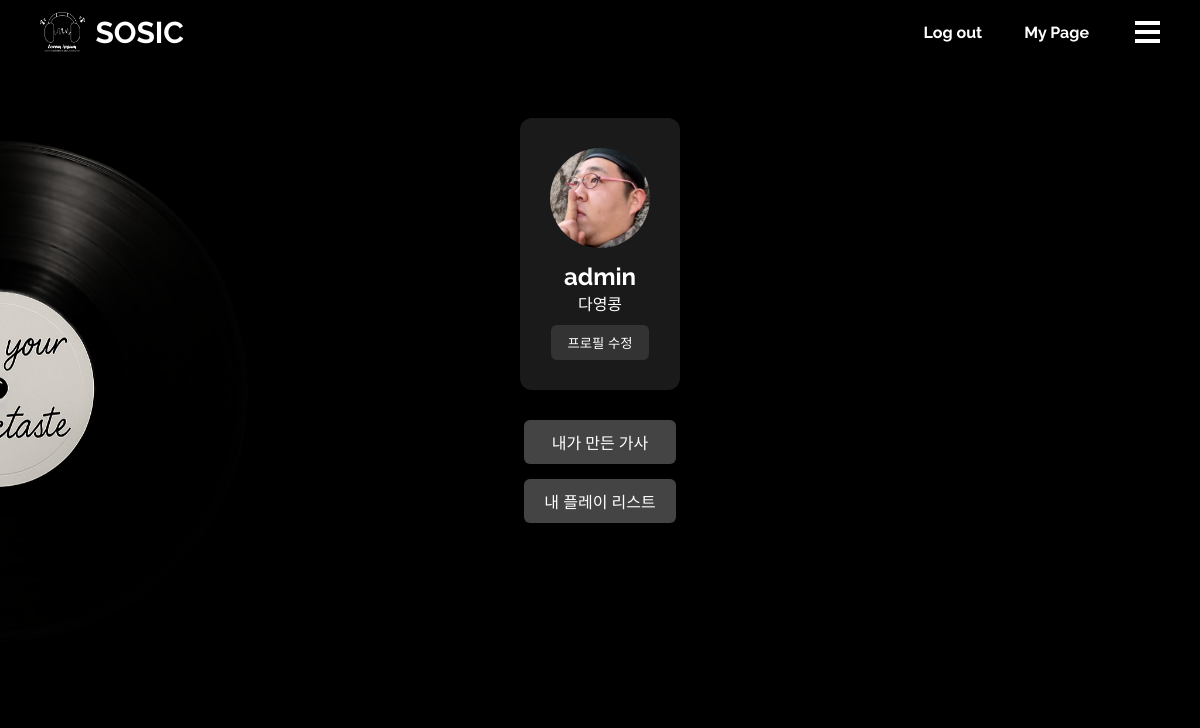
The page /accounts/mypage/ (signed in) on the database as committed earlier.
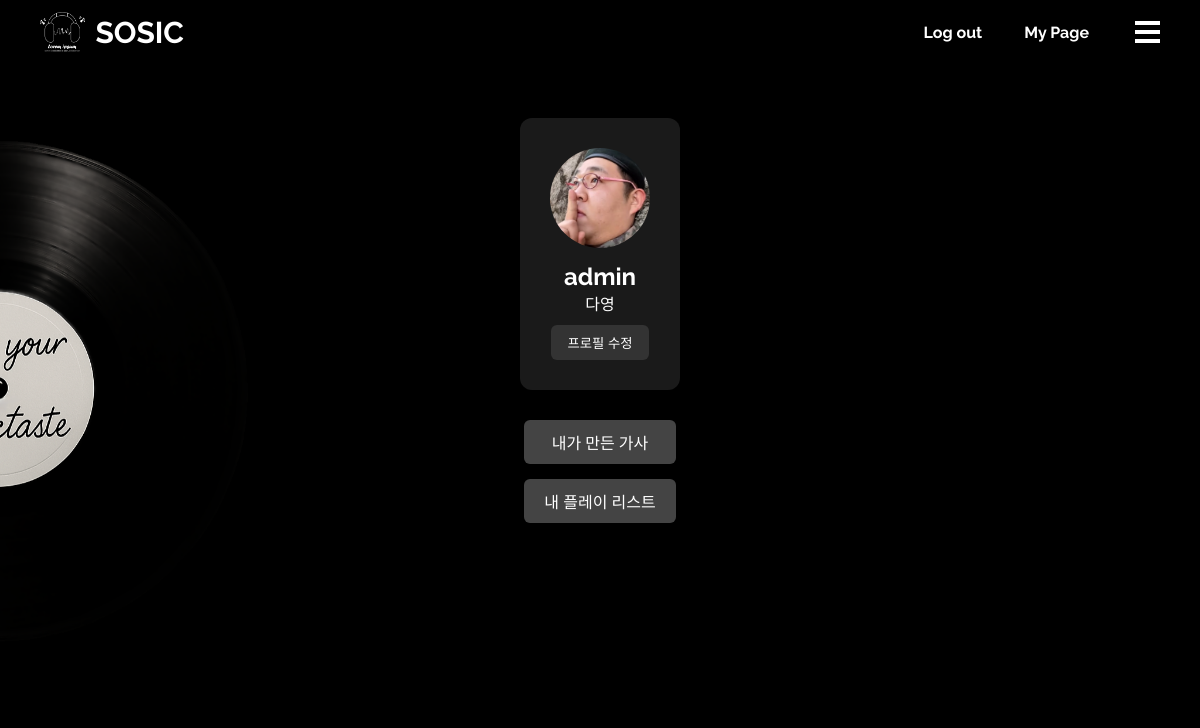
The same page on the database as committed later.
### accounts/models.py (models this page shows, shortened)
class CustomUser(AbstractUser):
    nickname = models.CharField(max_length=50, unique=True, blank=True, null=True)
    birthday = models.DateField(null=True, blank=True)
    phone_number = models.CharField(max_length=15, blank=True, null=True)
    profile_picture = models.CharField(
        max_length=100,
        choices=[
            ('profile1.png', '프로필1'),
            ('profile2.png', '프로필2'),
            ('profile3.png', '프로필3'),
            ('profile4.png', '프로필4'),
            ('profile5.png', '프로필5'),
        ],
        default='profile1.png'
    )

### mypage/views.py (the view)
# urls.py: path('mypage/', include('mypage.urls')),  # mypage 앱의 URL을 추가
@login_required
def mypage(request):
    user = request.user
    if request.method == 'POST':
        form = CustomUserChangeForm(request.POST, instance=user)
        if form.is_valid():
            try:
                user.nickname = form.cleaned_data['nickname']
                user.birthday = form.cleaned_data['birthday']
                user.phone_number = form.cleaned_data['phone_number']
                user.profile_picture = form.cleaned_data['profile_picture']
                user.save()
                messages.success(request, '프로필이 성공적으로 저장되었습니다.')
                return redirect('mypage')
            except IntegrityError:
                form.add_error('nickname', '이미 존재하는 닉네임입니다.')
        else:
            messages.error(request, '입력값을 다시 확인해주세요.')
        return render(request, 'mypage.html', {'form': form})
    else:
        form = CustomUserChangeForm(instance=user)
        return render(request, 'mypage.html', {'form': form})

### mypage/templates/mypage.html (shortened to what this page needs)
{% extends 'base.html' %}
{% load static %}
{% block extra_head %}
<link rel="stylesheet" href="{% static 'css/main.css' %}">
<link rel="stylesheet" href="{% static 'css/mypage.css' %}">
{% endblock %}
{% block content %}
<div class="mypage-container">
  <div class="profile-box">
    {% if form.profile_picture.value %}
      <img src="{% static 'images/profiles/'|add:form.profile_picture.value %}" alt="Profile Picture" class="profile-picture">
    {% else %}
      <img src="{% static 'images/logo-black.png' %}" alt="Default Picture" class="profile-picture">
    {% endif %}
    <h2>{{ form.username.value }}</h2>
    <p class="nickname-display">{{ form.nickname.value }}</p>
    <button id="openPasswordBtn" class="edit-profile-btn">프로필 수정</button>
  </div>
  <div class="link-buttons">
    <a href="{% url 'lyrics_root' %}" class="mypage-link-btn">내가 만든 가사</a>
    <a href="/music/" class="mypage-link-btn">내 플레이 리스트</a>
  </div>
</div>
{% endblock %}

Rows that differ between the two databases and show on the page:
changed CustomUser "admin": nickname.value "다영콩" → "다영"
